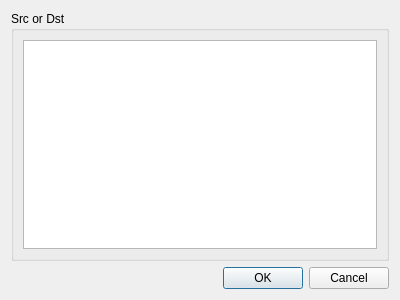
<?xml version="1.0" encoding="UTF-8"?>
<ui version="4.0">
 <class>popup</class>
 <widget class="QDialog" name="popup">
  <property name="geometry">
   <rect>
    <x>0</x>
    <y>0</y>
    <width>400</width>
    <height>300</height>
   </rect>
  </property>
  <property name="windowTitle">
   <string>Dialog</string>
  </property>
  <layout class="QGridLayout" name="gridLayout">
   <item row="0" column="0">
    <widget class="QGroupBox" name="groupBox">
     <property name="title">
      <string>Src or Dst</string>
     </property>
     <layout class="QGridLayout" name="gridLayout_2">
      <item row="0" column="0">
       <widget class="QTextBrowser" name="textBrowser"/>
      </item>
     </layout>
    </widget>
   </item>
   <item row="1" column="0">
    <widget class="QDialogButtonBox" name="buttonBox">
     <property name="orientation">
      <enum>Qt::Horizontal</enum>
     </property>
     <property name="standardButtons">
      <set>QDialogButtonBox::Cancel|QDialogButtonBox::Ok</set>
     </property>
    </widget>
   </item>
  </layout>
 </widget>
 <resources/>
 <connections>
  <connection>
   <sender>buttonBox</sender>
   <signal>accepted()</signal>
   <receiver>popup</receiver>
   <slot>accept()</slot>
   <hints>
    <hint type="sourcelabel">
     <x>248</x>
     <y>254</y>
    </hint>
    <hint type="destinationlabel">
     <x>157</x>
     <y>274</y>
    </hint>
   </hints>
  </connection>
  <connection>
   <sender>buttonBox</sender>
   <signal>rejected()</signal>
   <receiver>popup</receiver>
   <slot>reject()</slot>
   <hints>
    <hint type="sourcelabel">
     <x>316</x>
     <y>260</y>
    </hint>
    <hint type="destinationlabel">
     <x>286</x>
     <y>274</y>
    </hint>
   </hints>
  </connection>
 </connections>
</ui>
